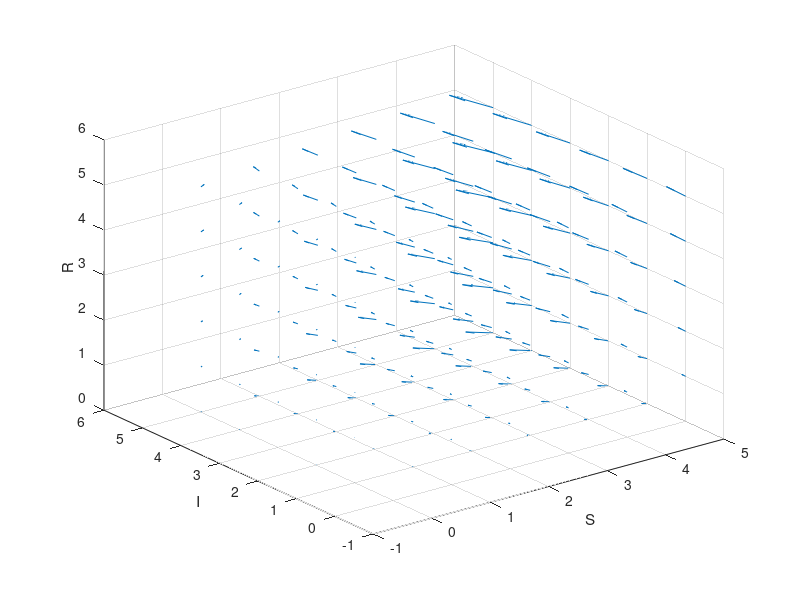

Recreate this plot in MATLAB.
beta1=0.8;
alpha=1;
nu=1;
beta2=0.9;
beta3=0.2;
beta4=0.05;
gamma1=0.2;
gamma2=0.2;

[x1, x2, x3] = meshgrid(0:1:5, 0:1:5,0:1:5);
x1dot = -beta1*alpha*nu*x1.*x2-beta2*x1.*x3; %Note the use of .* and .^
x3dot = gamma2*x2+beta2*x1.*x3+beta3*x2.*x3;
x2dot =beta1*alpha*nu*x1.*x2-gamma2*x2-beta3*x2.*x3;
quiver3(x1,x2,x3,x1dot, x2dot,x3dot);
xlabel('S');ylabel('I');zlabel('R');


% odefun = @(t, x) [-beta1*alpha*nu*x(1).*x(2)-beta2*x(1).*x(3);
%     beta1*alpha*nu*x(1).*x(2)-gamma2*x(2)-beta3*x(2).*x(3);gamma2*x(2)+beta2*x(1).*x(3)+beta3*x(2).*x(3)];
% 
% ICs=[1000, 1, 0]; 
% t=0:.001:50;
% 
% % dD1/dt=-D1/tau;
% % dD2/dt=- D1/tau-Alpha*D2-Beta*h;
% % dh/dt=gamma*D2-Delta*h;
% 
% ICs=[100, 1, 0]; 
% SYS = @(t, X)([-X(1)/tau; 
%               -X(1)/tau-Alpha*X(2)-Beta*X(3); 
%               -Gamma*X(2)-Delta*X(3)]);
% [time, fOUT]=ode45(odefun, t, ICs, [ ]);
% figure(2);
% plot3(fOUT(:,1),fOUT(:,2),fOUT(:,3))
% xlabel('S(t)'), ylabel('I(t)'), zlabel('R(t)');
% title('Solution'), axis tight;
% for x0=0:10:100
%     for y0=0:10:100
%         for z0=0:10:100
%             ICs=[x0, y0, z0]; 
%             SYS = @(t, X)([-X(1)/tau; 
%               -X(1)/tau-Alpha*X(2)-Beta*X(3); 
%               -Gamma*X(2)-Delta*X(3)]);
%             [time, fOUT]=ode45(odefun, t, ICs, [ ]);
%             figure(2); hold on ;
%             plot3(fOUT(:,1),fOUT(:,2),fOUT(:,3))
%         end
%     end
% end